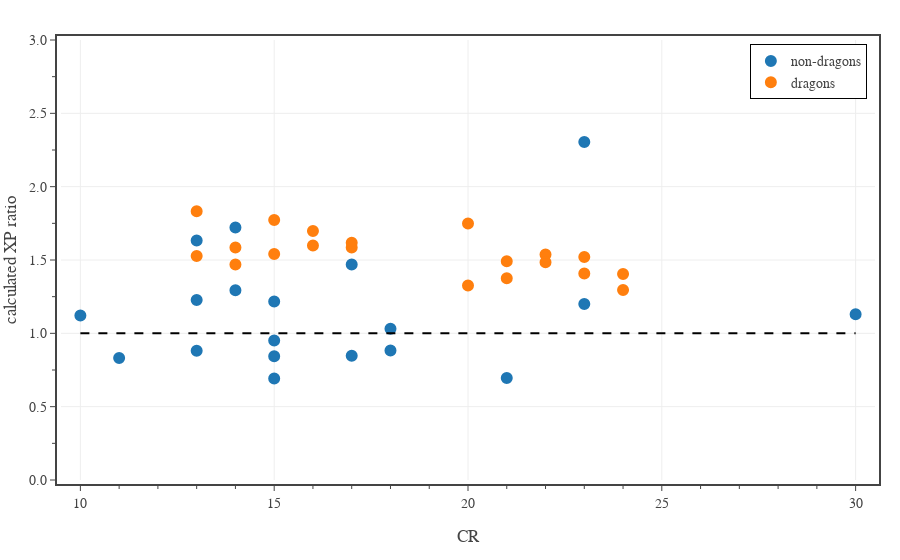

The notebook cell this image was saved under:
### Code cell
# dragons in the MM vs non-dragons
from datetime import date
import plotly.express as px
from bs4 import BeautifulSoup

# summarize the current dataset
df1 = df0[df0['Book'].isin(['MM']) & df0['Legendary'].isin(['L','LL'])]
indx = df1['Type'].isin(['dragon'])

# plot results
fig = go.Figure()

dft = df1[~indx]
fig.add_trace(go.Scatter(
    x=dft['CR'], 
    y=dft['eXP Ratio'],
    mode='markers',
    name='non-dragons',
    marker=dict(
        size=10, 
        color='#1f77b4', 
        line=dict(color='#1f77b4', width=2)
    ),
    customdata = np.stack((dft['Monster'], dft['Book']), axis=-1),
    hovertemplate = '<b>%{customdata[0]}</b><br>'
                  + 'Book: %{customdata[1]}<br>'
                  + 'CR: %{x:.0f}<br>'
                  + 'XP ratio: %{y:.2f}<br>'
                  + '<extra></extra>',
))

dft = df1[indx]
fig.add_trace(go.Scatter(
    x=dft['CR'], 
    y=dft['eXP Ratio'],
    mode='markers',
    name='dragons',
    marker=dict(
        size=10, 
        color='#ff7f0e', 
        line=dict(color='#ff7f0e', width=2)
    ),
    customdata = np.stack((dft['Monster'], dft['Book']), axis=-1),
    hovertemplate = '<b>%{customdata[0]}</b><br>'
                  + 'Book: %{customdata[1]}<br>'
                  + 'CR: %{x:.0f}<br>'
                  + 'XP ratio: %{y:.2f}<br>'
                  + '<extra></extra>',
))

fig.add_trace(go.Scatter(
    x=[10,30], 
    y=[1, 1],
    mode='lines', 
    line=dict(color='black', dash='dash'),
    showlegend=False,
    hoverinfo='skip'
))

fig.update_layout(
    template=TFB_TEMPLATE,
    hoverlabel=dict(
        bgcolor='white',
    ),
    xaxis=dict(
        title_text='CR',
        range=[9.5,30.5],
    ),
    yaxis=dict(
        title_text='calculated XP ratio',
        range=[0, 3],
        tick0=0, dtick=0.5,
        tickformat='.1f',
        minor=dict(tick0=0, dtick=0.25),
    ),
    legend=dict(
        yanchor='top',  y=0.99,
        xanchor='right', x=0.99,
        orientation='v',
    ),
)

fig.show(config=TFB_CONFIG)
if SAVEFIGS:
    file_name = f'./exp-ratio-vs-cr-mm-type-dragon.html'
    fig.write_html(
        file_name, 
        include_plotlyjs=False, 
        full_html=False, 
        config=TFB_CONFIG
    )

### Figure 1 — Plotly figure (JSON) as saved in the notebook; plotly's stock layout.template omitted (floating-point values rounded to 4 significant figures)
{"data": [{"customdata": [["Aboleth", "MM"], ["Beholder", "MM"], ["Beholder", "MM"], ["Death Tyrant", "MM"], ["Death Tyrant", "MM"], ["Demilich", "MM"], ["Demilich", "MM"], ["Dracolich, Blue Adult", "MM"], ["Empyrean", "MM"], ["Kraken", "MM"], ["Mummy Lord", "MM"], ["Mummy Lord", "MM"], ["Solar", "MM"], ["Sphinx, Androsphinx", "MM"], ["Sphinx, Gynosphinx", "MM"], ["Tarrasque", "MM"], ["Vampire", "MM"], ["Vampire Spellcaster", "MM"], ["Vampire Warrior", "MM"]], "hovertemplate": "<b>%{customdata[0]}</b><br>Book: %{customdata[1]}<br>CR: %{x:.0f}<br>XP ratio: %{y:.2f}<br><extra></extra>", "marker": {"color": "#1f77b4", "line": {"color": "#1f77b4", "width": 2}, "size": 10}, "mode": "markers", "name": "non-dragons", "type": "scatter", "x": [10, 13, 13, 14, 14, 18, 18, 17, 23, 23, 15, 15, 21, 17, 11, 30, 13, 15, 15], "y": [1.121, 1.634, 1.227, 1.721, 1.293, 1.031, 0.8836, 1.47, 1.201, 2.304, 1.216, 0.9518, 0.6959, 0.8475, 0.8313, 1.13, 0.8805, 0.8443, 0.692]}, {"customdata": [["Black Dragon, Adult", "MM"], ["Black Dragon, Ancient", "MM"], ["Blue Dragon, Adult", "MM"], ["Blue Dragon, Ancient", "MM"], ["Brass Dragon, Adult", "MM"], ["Brass Dragon, Ancient", "MM"], ["Bronze Dragon, Adult", "MM"], ["Bronze Dragon, Ancient", "MM"], ["Copper Dragon, Adult", "MM"], ["Copper Dragon, Ancient", "MM"], ["Gold Dragon, Adult", "MM"], ["Gold Dragon, Ancient", "MM"], ["Green Dragon, Adult", "MM"], ["Green Dragon, Ancient", "MM"], ["Red Dragon, Adult", "MM"], ["Red Dragon, Ancient", "MM"], ["Silver Dragon, Adult", "MM"], ["Silver Dragon, Ancient", "MM"], ["White Dragon, Adult", "MM"], ["White Dragon, Ancient", "MM"]], "hovertemplate": "<b>%{customdata[0]}</b><br>Book: %{customdata[1]}<br>CR: %{x:.0f}<br>XP ratio: %{y:.2f}<br><extra></extra>", "marker": {"color": "#ff7f0e", "line": {"color": "#ff7f0e", "width": 2}, "size": 10}, "mode": "markers", "name": "dragons", "type": "scatter", "x": [14, 21, 16, 23, 13, 20, 15, 22, 14, 21, 17, 24, 15, 22, 17, 24, 16, 23, 13, 20], "y": [1.585, 1.491, 1.599, 1.521, 1.528, 1.327, 1.773, 1.537, 1.47, 1.376, 1.585, 1.296, 1.541, 1.484, 1.618, 1.405, 1.697, 1.408, 1.832, 1.748]}, {"hoverinfo": "skip", "line": {"color": "black", "dash": "dash"}, "mode": "lines", "showlegend": false, "type": "scatter", "x": [10, 30], "y": [1, 1]}], "layout": {"hoverlabel": {"bgcolor": "white"}, "legend": {"orientation": "v", "x": 0.99, "xanchor": "right", "y": 0.99, "yanchor": "top"}, "xaxis": {"range": [9.5, 30.5], "title": {"text": "CR"}}, "yaxis": {"dtick": 0.5, "minor": {"dtick": 0.25, "tick0": 0}, "range": [0, 3], "tick0": 0, "tickformat": ".1f", "title": {"text": "calculated XP ratio"}}}}
